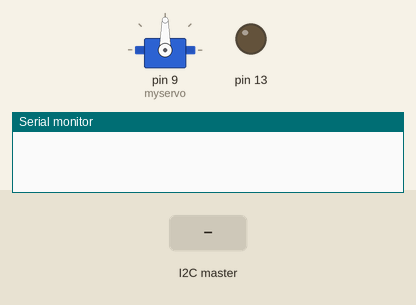
This sketch was run on a simulated Arduino Uno, built with avr-gcc and run on an emulated ATmega328P. Shown: servo, output pins drawn as LEDs (lit = HIGH), the last lines printed to the serial monitor. The inputs (shaded band) are chosen by the test bench.

Above: at 1.2 s.
1.3 s: the I2C master sends the byte 1
At 1.6 s:
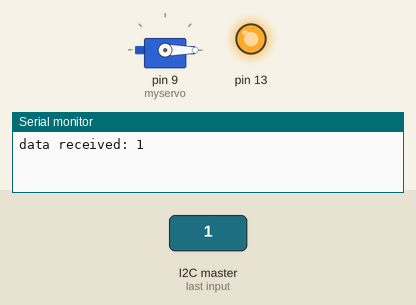
2.8 s: the I2C master sends the byte 90
At 4.0 s:
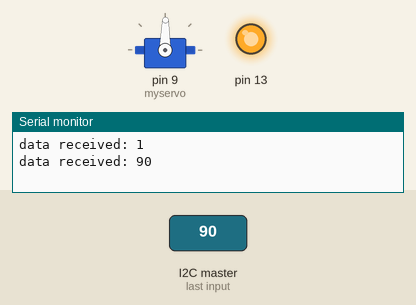
4.3 s: the I2C master sends the byte 200
At 5.1 s:
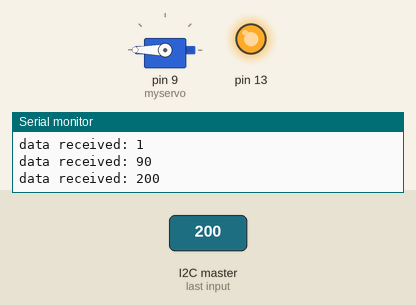
5.8 s: the I2C master sends the byte 0
At 6.2 s:
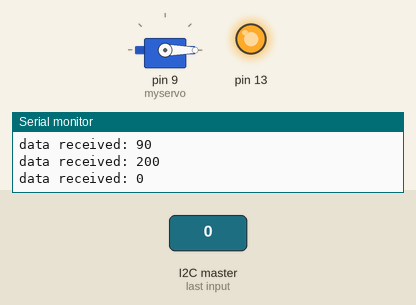
Timing chart, 0 to 8.3 s (numbered marks = the images above; inputs shaded):
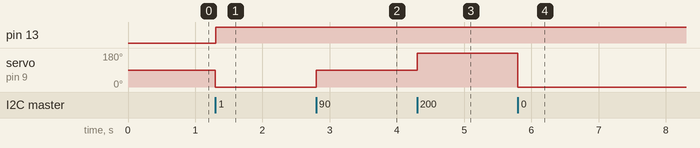

Measured:
- after the input at 1.3 s, pin 13: LOW → HIGH at once; servo on pin 9 (myservo): 90° → 0° at once
- after the input at 2.8 s, servo on pin 9 (myservo): 0° → 89° at once
- after the input at 4.3 s, servo on pin 9 (myservo): 89° → 180° at once
- after the input at 5.8 s, servo on pin 9 (myservo): 180° → 0° at once

The sketch:

raspberry_arduino_communication.ino
```cpp
/* modified 12 Feb 2020
 by Asude Aydin

 Refer to https://www.arduino.cc/en/tutorial/sweep
 https://cdn.sparkfun.com/assets/learn_tutorials/6/7/6/PiZero_1.pdf
 https://learn.adafruit.com/adafruits-raspberry-pi-lesson-4-gpio-setup/configuring-i2c
 https://oscarliang.com/raspberry-pi-arduino-connected-i2c/
 */
#include <Wire.h>
#include <Servo.h>

Servo myservo; // create servo object to control a servo

#define SLAVE_ADDRESS 0x04
int number = 0;
int state = 0;
int pos = 0 ;

int analogPinrasp = A4; // raspberry pil
int analogPinmotor = A5; // motor pil biri

int voltagerasp = 0;
int voltagemotor = 0;

void setup() {

  myservo.attach(9); // attaches the servo on pin 9 to the servo object
  pinMode(13, OUTPUT);
  Serial.begin(9600); // start serial for output
  // initialize i2c as slave
  Wire.begin(SLAVE_ADDRESS);

  // define callbacks for i2c communication
  Wire.onReceive(receiveData);
  Wire.onRequest(sendData);

}

void loop() {
delay(100);
}

// callback for received data
void receiveData(int byteCount){

  while(Wire.available()){
    number = Wire.read();

    if (0 < number < 181) {
      Serial.print("data received: ");
      Serial.println(number);
      digitalWrite(13, LOW);
      myservo.write(number-1);    // servo 0-180 derece arası calısıyor.
      delay(500);
      digitalWrite(13, HIGH);
    }


    if (number == 182) {

      voltagerasp = analogRead(analogPinrasp);
      float number = voltagerasp * (5.0 / 1023.0);
      delay(50);
    }

    if (number == 183) {

      voltagemotor = analogRead(analogPinmotor);
      float number = voltagemotor * (5.0 / 1023.0);
      delay(50);
    }


  }
}

// callback for sending data
void sendData(){
  Wire.write(number);
}
```
